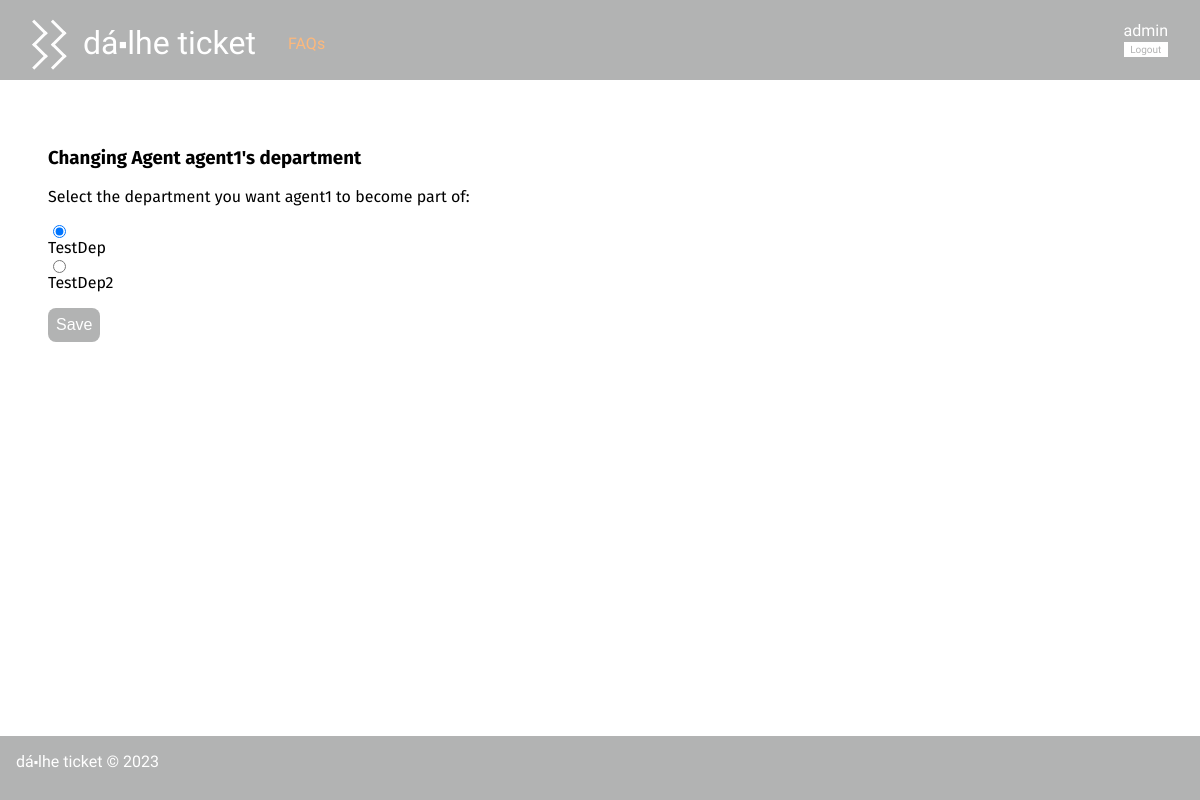
The app's page /pages/change_agent_department.php?username=agent1 (signed in), older data.
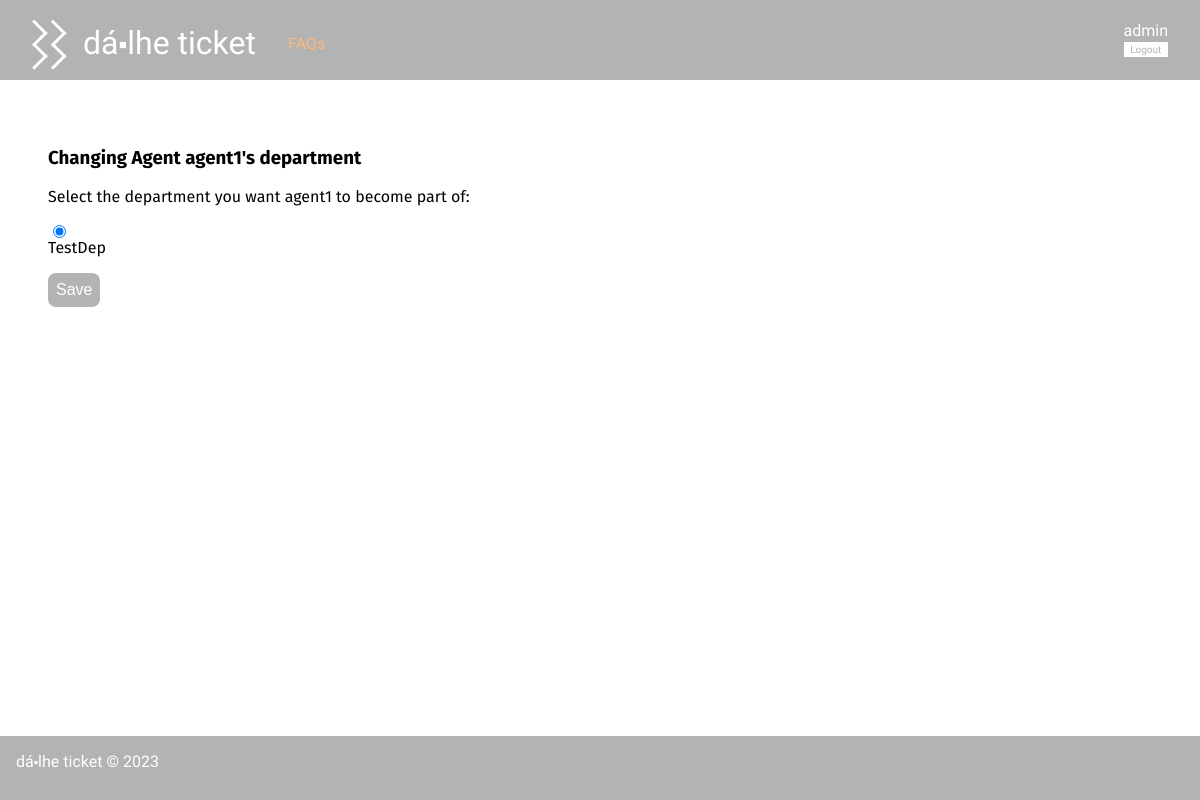
The same page, newer data.
### tables this page shows
CREATE TABLE User(
   name varchar(60) not null,
   username varchar(20) primary key,
   email varchar(60) not null,
   password varchar(40) not null,
   type varchar(5) not null, /*user, agent, admin*/
   department varchar(20)
);

CREATE TABLE Department(
   name varchar(20) primary key
);

### utils/session.php (called while the page is built, shortened)
<?php
  class Session {
    public function isLoggedIn() : bool {
      return isset($_SESSION['id']);
    }
    public function getName() : ?string {
      return isset($_SESSION['name']) ? $_SESSION['name'] : null;
    }
  }
?>

### database/department.class.php (called while the page is built, shortened)
<?php
  class Department{
    public function __construct(string $name){
      $this->name = $name;
    }
    static public function getAllDepartments(PDO $db) : array {
      $stmt = $db->prepare('SELECT * from Department');
      $stmt->execute();
      $departments = array();
      while ($department = $stmt->fetch()) {
        $departments[] = new Department($department['name']);
      }
      return $departments;
    }
  }
?>

### database/user.class.php (called while the page is built, shortened)
<?php
class User{
  static public function getAgentDep(PDO $db, string $username) : string {
    $stmt = $db->prepare('SELECT department from User where username = ?');
    $stmt->execute(array($username));
    return $stmt->fetchAll()[0]['department'];
  }
}
?>

### pages/change_agent_department.php (the view, shortened to what this page needs)
<?php
    require_once(__DIR__ . '/../templates/common.tpl.php');
    require_once(__DIR__ . '/../utils/session.php');
    require_once(__DIR__ . '/../database/user.class.php');
    require_once(__DIR__ . '/../database/department.class.php');
    $db = getDatabaseConnection();
    drawHeader();
    $current_depart = User::getAgentDep($db, $_GET['username']);
?>
    <h3>Changing Agent <?= $_GET['username'] ?>'s department</h3>
    Select the department you want <?= $_GET['username'] ?> to become part of:
    <form class="radio_form" action="../actions/action_change_agent_department.php" method="post">
<?php
    foreach (Department::getAllDepartments($db) as $department) { ?>
        <input type="radio" name="department" value="<?= $department->name ?>" <?= $current_depart==$department->name? 'checked' : '' ?>><?= $department->name ?>
<?php
    }
?>
        <button type="submit">Save</button>
    </form>
<?php
    drawFooter();
?>

### templates/common.tpl.php (shortened to what this page needs)
<?php
  $name = 'Dá⬝lhe Ticket';
  require_once(__DIR__ . '/../utils/session.php');
  $session = new Session();
?>
<?php function drawHeader(bool $is_index = false) {
  global $session; ?>
<!DOCTYPE html>
<html lang="en-US">
  <head>
    <?php if($is_index){ ?>
      <link rel="stylesheet" href="../css/index.css">
      <link rel="stylesheet" href="../css/animation.css">
      <script src="../js/animation.js" defer></script>
    <?php } else { ?>
      <link rel="stylesheet" href="../css/style.css">
      <link rel="stylesheet" href="../css/header.css">
      <link rel="stylesheet" href="../css/mytickets.css">
    <?php } ?>
  </head>
  <body>
    <header>
      <h1 class="hidden"><a href="/"><?php global $name; echo $name; ?></a></h1>
      <section class="header_options hidden">
        <a href="../pages/faqs.php" class="faqs">FAQs</a>
      </section>
      <section class="header_login hidden">
        <?php
          if ($session->isLoggedIn()) {
            drawLogoutForm($session);
          } else {
            drawLoginForm($session);
          } ?>
      </section>
    </header>
    <main>
<?php } ?>
<?php function drawFooter() { ?>
    </main>
    <footer class="hidden">
      <?php global $name; echo $name; ?> &copy; 2023
    </footer>
  </body>
</html>
<?php } ?>
<?php function drawLogoutForm(Session $session) { ?>
  <form action="../actions/action_logout.php" method="post" class="logout hidden">
    <a href="../pages/profile.php?username=<?=$session->getName()?>"><?=$session->getName()?></a>
    <button type="submit">Logout</button>
  </form>
<?php } ?>

### css/style.css (style rules this page uses)
body { font-family: 'Allerta Stencil', sans-serif; margin: 0; padding: 0; display: grid; grid-template-columns: auto; grid-template-rows: 5em auto 4em; grid-template-areas: "header" "main" "footer"; min-height: 100vh; background-color: #b2b3b3; }
header:first-of-type { grid-area: header; }
footer:last-of-type { max-height: 5em; color: #ffffff; background-color: #b2b3b3; grid-area: footer; padding: 1em; }
main { font-family: 'Fira Sans', sans-serif; display: grid; justify-content: start; align-content: start; grid-area: main; background-color: #ffffff; padding: 3em; }
footer { text-transform: lowercase; }
form * { display: block; }
a { text-decoration: none; color: orange; }
button { background-color: #b2b3b3; color: #ffffff; border: none; border-radius: 0.5em; padding: 0.5em; font-size: 1em; font-weight: 100; cursor: pointer; margin: 1em 0; }
.radio_form { margin-top: 1em; }

### css/header.css (style rules this page uses)
header:first-of-type { display: grid; place-items: center; justify-items: center; align-items: center; background-color: #b2b3b3; color: #ffffff; grid-template-columns: 18rem auto 5rem; grid-template-rows: auto; grid-template-areas: "logo options login"; }
header:first-of-type * { padding: 0; margin: 0; }
header:first-of-type a { text-decoration: none; color: #ffffff; padding: 0; margin: 0; }
header:first-of-type h1 { grid-area: logo; text-transform: lowercase; padding-bottom: 1rem; font-weight: 100; }
header:first-of-type h1 a { margin-left: 1rem; margin-bottom: 10rem; }
header:first-of-type h1:before { content: url("../img/riscas.png"); position:relative; z-index:100000; top:0.5em; }
header:first-of-type .header_options { grid-area: options; justify-self: start; align-self: center; padding-top: 0.4rem; color: #ef7f1a; }
header:first-of-type .header_options a { color: #fdb87b; }
header:first-of-type .header_login { grid-area: login; display: grid; justify-self: end; align-self: center; padding-right: 2em; }
header:first-of-type .logout { display: grid; grid-template-columns: auto; grid-template-rows: auto auto; grid-template-areas: "username" "logout"; justify-items: start; align-items: center; }
header:first-of-type .logout a { grid-area: username; }
header:first-of-type .logout button { grid-area: logout; justify-self: stretch; align-self: stretch; font-size: x-small; }
header:first-of-type button { background-color: #ffffff; color: #b2b3b3; padding: 0.2em; margin: 0.2em 0; border-radius: 0; font-family: 'Allerta Stencil', sans-serif; transition: color, 0.5s; }

Row changes from the older to the newer data that the page shows:
removed department: name "TestDep2"
